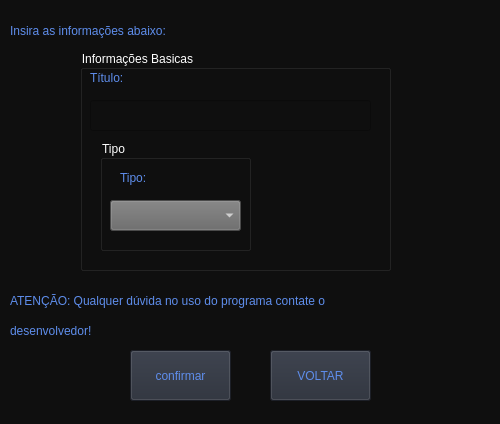
<?xml version="1.0" encoding="UTF-8"?>
<ui version="4.0">
 <class>AGENDA</class>
 <widget class="QDialog" name="AGENDA">
  <property name="geometry">
   <rect>
    <x>0</x>
    <y>0</y>
    <width>500</width>
    <height>424</height>
   </rect>
  </property>
  <property name="windowTitle">
   <string>Agenda</string>
  </property>
  <property name="styleSheet">
   <string notr="true">background-color: rgb(15,15, 15);
color: rgb(255, 255, 255);</string>
  </property>
  <widget class="QDialogButtonBox" name="buttonBox">
   <property name="geometry">
    <rect>
     <x>10</x>
     <y>600</y>
     <width>461</width>
     <height>32</height>
    </rect>
   </property>
   <property name="orientation">
    <enum>Qt::Horizontal</enum>
   </property>
   <property name="standardButtons">
    <set>QDialogButtonBox::Cancel|QDialogButtonBox::Ok</set>
   </property>
  </widget>
  <widget class="QPushButton" name="Button_voltar">
   <property name="geometry">
    <rect>
     <x>270</x>
     <y>350</y>
     <width>101</width>
     <height>51</height>
    </rect>
   </property>
   <property name="styleSheet">
    <string notr="true">background-color: rgb(39,44,55);
font: 87 10pt &quot;Arial Black&quot;;
color: rgb(94,141,235);</string>
   </property>
   <property name="text">
    <string>VOLTAR</string>
   </property>
  </widget>
  <widget class="QGroupBox" name="groupBox">
   <property name="geometry">
    <rect>
     <x>80</x>
     <y>50</y>
     <width>311</width>
     <height>221</height>
    </rect>
   </property>
   <property name="title">
    <string>Informações Basicas</string>
   </property>
   <widget class="QLineEdit" name="lineEdit">
    <property name="geometry">
     <rect>
      <x>10</x>
      <y>50</y>
      <width>281</width>
      <height>31</height>
     </rect>
    </property>
   </widget>
   <widget class="QLabel" name="label">
    <property name="geometry">
     <rect>
      <x>10</x>
      <y>20</y>
      <width>51</width>
      <height>16</height>
     </rect>
    </property>
    <property name="styleSheet">
     <string notr="true">font: 87 10pt &quot;Arial Black&quot;;
color: rgb(94,141,235);</string>
    </property>
    <property name="text">
     <string>Título:</string>
    </property>
   </widget>
   <widget class="QGroupBox" name="groupBox_2">
    <property name="geometry">
     <rect>
      <x>20</x>
      <y>90</y>
      <width>151</width>
      <height>111</height>
     </rect>
    </property>
    <property name="title">
     <string>Tipo</string>
    </property>
    <widget class="QComboBox" name="comboBox">
     <property name="geometry">
      <rect>
       <x>10</x>
       <y>60</y>
       <width>131</width>
       <height>31</height>
      </rect>
     </property>
     <property name="styleSheet">
      <string notr="true">background-color: rgb(103, 103, 103);</string>
     </property>
     <item>
      <property name="text">
       <string/>
      </property>
     </item>
     <item>
      <property name="text">
       <string>Prova</string>
      </property>
     </item>
     <item>
      <property name="text">
       <string>Dever de casa</string>
      </property>
     </item>
     <item>
      <property name="text">
       <string>Atividades extras</string>
      </property>
     </item>
    </widget>
    <widget class="QLabel" name="label_3">
     <property name="geometry">
      <rect>
       <x>20</x>
       <y>30</y>
       <width>81</width>
       <height>16</height>
      </rect>
     </property>
     <property name="styleSheet">
      <string notr="true">font: 87 10pt &quot;Arial Black&quot;;
color: rgb(94,141,235);</string>
     </property>
     <property name="text">
      <string>Tipo:</string>
     </property>
    </widget>
   </widget>
  </widget>
  <widget class="QLabel" name="label_4">
   <property name="geometry">
    <rect>
     <x>10</x>
     <y>280</y>
     <width>461</width>
     <height>41</height>
    </rect>
   </property>
   <property name="styleSheet">
    <string notr="true">font: 87 10pt &quot;Arial Black&quot;;
color: rgb(94,141,235);</string>
   </property>
   <property name="text">
    <string>ATENÇÃO: Qualquer dúvida no uso do programa contate o</string>
   </property>
  </widget>
  <widget class="QLabel" name="label_5">
   <property name="geometry">
    <rect>
     <x>10</x>
     <y>310</y>
     <width>121</width>
     <height>41</height>
    </rect>
   </property>
   <property name="styleSheet">
    <string notr="true">font: 87 10pt &quot;Arial Black&quot;;
color: rgb(94,141,235);</string>
   </property>
   <property name="text">
    <string>desenvolvedor!</string>
   </property>
  </widget>
  <widget class="QPushButton" name="Button_confirma">
   <property name="geometry">
    <rect>
     <x>130</x>
     <y>350</y>
     <width>101</width>
     <height>51</height>
    </rect>
   </property>
   <property name="styleSheet">
    <string notr="true">background-color: rgb(39,44,55);
font: 87 10pt &quot;Arial Black&quot;;
color: rgb(94,141,235);</string>
   </property>
   <property name="text">
    <string>confirmar</string>
   </property>
  </widget>
  <widget class="QLabel" name="label_6">
   <property name="geometry">
    <rect>
     <x>10</x>
     <y>20</y>
     <width>221</width>
     <height>21</height>
    </rect>
   </property>
   <property name="styleSheet">
    <string notr="true">font: 87 10pt &quot;Arial Black&quot;;
color: rgb(94,141,235);</string>
   </property>
   <property name="text">
    <string>Insira as informações abaixo:</string>
   </property>
  </widget>
 </widget>
 <resources/>
 <connections>
  <connection>
   <sender>buttonBox</sender>
   <signal>accepted()</signal>
   <receiver>AGENDA</receiver>
   <slot>accept()</slot>
   <hints>
    <hint type="sourcelabel">
     <x>248</x>
     <y>254</y>
    </hint>
    <hint type="destinationlabel">
     <x>157</x>
     <y>274</y>
    </hint>
   </hints>
  </connection>
  <connection>
   <sender>buttonBox</sender>
   <signal>rejected()</signal>
   <receiver>AGENDA</receiver>
   <slot>reject()</slot>
   <hints>
    <hint type="sourcelabel">
     <x>316</x>
     <y>260</y>
    </hint>
    <hint type="destinationlabel">
     <x>286</x>
     <y>274</y>
    </hint>
   </hints>
  </connection>
 </connections>
</ui>
